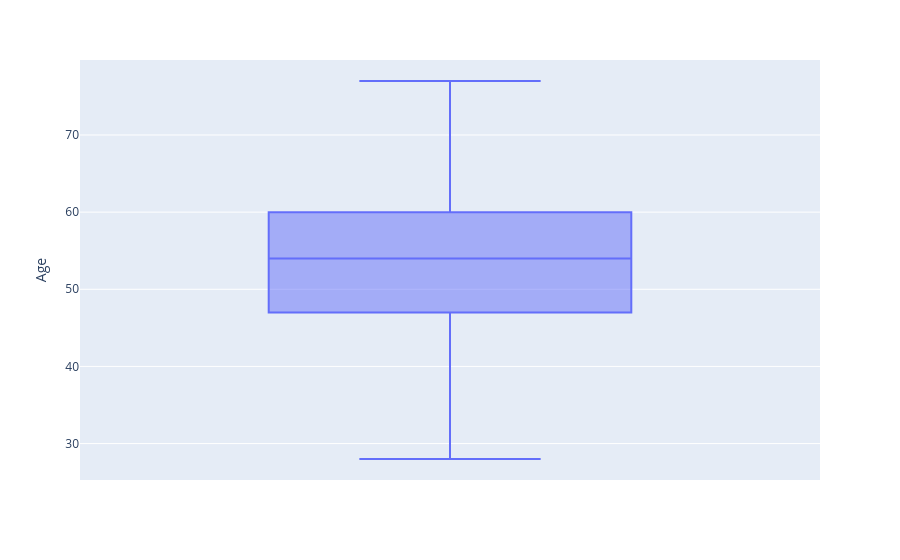

The code cell stored with this chart in its notebook:
### Markdown cell above
## Visualização de outliers

### Code cell
px.box(dados2, y='Age')

### Figure 1 — Plotly figure (JSON) as saved in the notebook; plotly's stock layout.template omitted (floating-point values rounded to 4 significant figures; data arrays with more than 128 entries replaced by an {"elided": "..."} marker saying what was removed)
{"data": [{"alignmentgroup": "True", "hovertemplate": "Age=%{y}<extra></extra>", "legendgroup": "", "marker": {"color": "#636efa"}, "name": "", "notched": false, "offsetgroup": "", "orientation": "v", "showlegend": false, "type": "box", "x0": " ", "xaxis": "x", "y": {"elided": "917 int values"}, "y0": " ", "yaxis": "y"}], "layout": {"boxmode": "group", "legend": {"tracegroupgap": 0}, "margin": {"t": 60}, "xaxis": {"anchor": "y", "domain": [0, 1]}, "yaxis": {"anchor": "x", "domain": [0, 1], "title": {"text": "Age"}}}}
